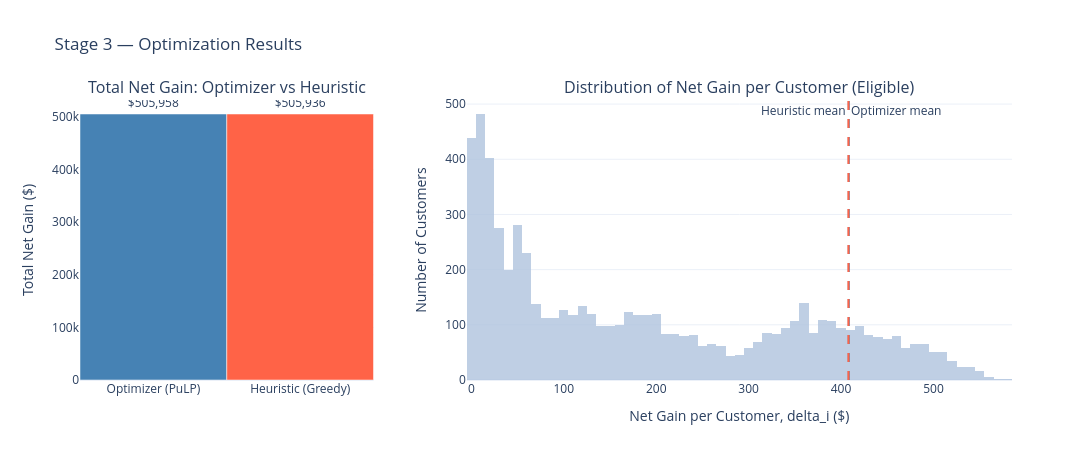

The notebook cell saved with this chart:
### Code cell
import plotly.graph_objects as go
from plotly.subplots import make_subplots

opt_mean_delta  = opt_targeted['delta_i'].mean()  if opt_n  > 0 else 0.0
heur_mean_delta = heur_targeted['delta_i'].mean() if heur_n > 0 else 0.0

fig = make_subplots(
    rows=1, cols=2,
    subplot_titles=(
        'Total Net Gain: Optimizer vs Heuristic',
        'Distribution of Net Gain per Customer (Eligible)'
    ),
    column_widths=[0.35, 0.65]
)

# ── Panel 1 — bar chart ───────────────────────────────────────────────────────
fig.add_trace(
    go.Bar(
        x=['Optimizer (PuLP)', 'Heuristic (Greedy)'],
        y=[opt_gain, heur_gain],
        marker_color=['steelblue', 'tomato'],
        text=[f'${opt_gain:,.0f}', f'${heur_gain:,.0f}'],
        textposition='outside',
        name='Net Gain'
    ),
    row=1, col=1
)
fig.update_yaxes(title_text='Total Net Gain ($)', row=1, col=1)

# ── Panel 2 — histogram of delta_i with mean vertical lines ──────────────────
fig.add_trace(
    go.Histogram(
        x=eligible['delta_i'],
        nbinsx=60,
        marker_color='lightsteelblue',
        opacity=0.8,
        name='All eligible'
    ),
    row=1, col=2
)
fig.add_vline(
    x=opt_mean_delta,
    line=dict(color='steelblue', dash='dash', width=2),
    annotation_text='Optimizer mean',
    annotation_position='top right',
    row=1, col=2
)
fig.add_vline(
    x=heur_mean_delta,
    line=dict(color='tomato', dash='dash', width=2),
    annotation_text='Heuristic mean',
    annotation_position='top left',
    row=1, col=2
)
fig.update_xaxes(title_text='Net Gain per Customer, delta_i ($)', row=1, col=2)
fig.update_yaxes(title_text='Number of Customers',                row=1, col=2)

fig.update_layout(
    height=460,
    width=1200,
    title_text='Stage 3 — Optimization Results',
    showlegend=False,
    template='plotly_white'
)
fig.show()

### Figure 1 — Plotly figure (JSON) as saved in the notebook; plotly's stock layout.template omitted (floating-point values rounded to 4 significant figures; data arrays with more than 128 entries replaced by an {"elided": "..."} marker saying what was removed)
{"data": [{"marker": {"color": ["steelblue", "tomato"]}, "name": "Net Gain", "text": ["$505,958", "$505,936"], "textposition": "outside", "type": "bar", "x": ["Optimizer (PuLP)", "Heuristic (Greedy)"], "xaxis": "x", "y": [506000.0, 505900.0], "yaxis": "y"}, {"marker": {"color": "lightsteelblue"}, "name": "All eligible", "nbinsx": 60, "opacity": 0.8, "type": "histogram", "x": {"elided": "6481 float values"}, "xaxis": "x2", "yaxis": "y2"}], "layout": {"annotations": [{"font": {"size": 16}, "showarrow": false, "text": "Total Net Gain: Optimizer vs Heuristic", "x": 0.1575, "xanchor": "center", "xref": "paper", "y": 1, "yanchor": "bottom", "yref": "paper"}, {"font": {"size": 16}, "showarrow": false, "text": "Distribution of Net Gain per Customer (Eligible)", "x": 0.7075, "xanchor": "center", "xref": "paper", "y": 1, "yanchor": "bottom", "yref": "paper"}, {"showarrow": false, "text": "Optimizer mean", "x": 408.4, "xanchor": "left", "xref": "x2", "y": 1, "yanchor": "top", "yref": "y2 domain"}, {"showarrow": false, "text": "Heuristic mean", "x": 408.0, "xanchor": "right", "xref": "x2", "y": 1, "yanchor": "top", "yref": "y2 domain"}], "height": 460, "shapes": [{"line": {"color": "steelblue", "dash": "dash", "width": 2}, "type": "line", "x0": 408.4, "x1": 408.4, "xref": "x2", "y0": 0, "y1": 1, "yref": "y2 domain"}, {"line": {"color": "tomato", "dash": "dash", "width": 2}, "type": "line", "x0": 408.0, "x1": 408.0, "xref": "x2", "y0": 0, "y1": 1, "yref": "y2 domain"}], "showlegend": false, "title": {"text": "Stage 3 — Optimization Results"}, "width": 1200, "xaxis": {"anchor": "y", "domain": [0, 0.315]}, "xaxis2": {"anchor": "y2", "domain": [0.415, 1], "title": {"text": "Net Gain per Customer, delta_i ($)"}}, "yaxis": {"anchor": "x", "domain": [0, 1], "title": {"text": "Total Net Gain ($)"}}, "yaxis2": {"anchor": "x2", "domain": [0, 1], "title": {"text": "Number of Customers"}}}}
